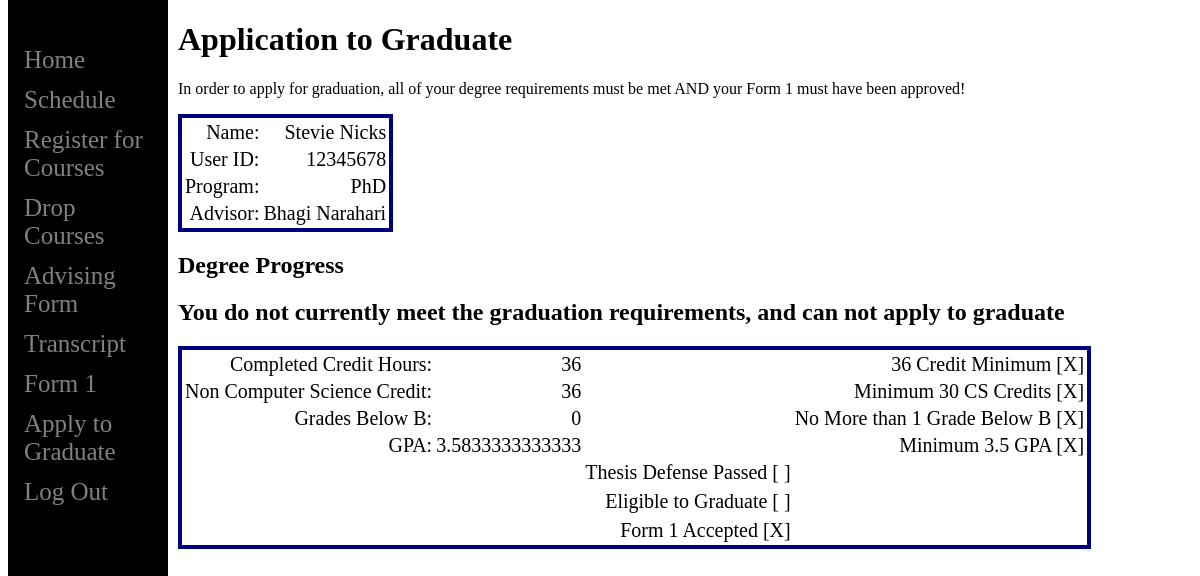
Page /student/graduate.php (signed in) on the committed database.
### tables this page shows
CREATE TABLE student (
  user_id INT(8) ZEROFILL,
  program INT(1),
  thesis INT(1),
  app_to_grad INT(1),
  form1 INT,
  adv_id INT(8) ZEROFILL,
  fname TINYTEXT,
  lname TINYTEXT,
  email TINYTEXT,
  street TINYTEXT,
  city TINYTEXT,
  state TINYTEXT,
  country TINYTEXT,
  ssn TINYTEXT,
  adv_form INT(1),
  reg_hold INT(1),
  PRIMARY KEY (user_id)
);

CREATE TABLE faculty (
  user_id INT(8) ZEROFILL,
  primary_role INT,
  secondary_role INT,
  third_role INT,
  fname TINYTEXT,
  lname TINYTEXT,
  email TINYTEXT,
  street TINYTEXT,
  city TINYTEXT,
  state TINYTEXT,
  country TINYTEXT,

  PRIMARY KEY (user_id)
);

### student/graduate.php (the view, shortened to what this page needs)
<?php
	require "header.php";
?>
<main>
<div class="change-tbl">
<h1>Application to Graduate</h1>
<p>In order to apply for graduation, all of your degree requirements must be met AND your Form 1 must have been approved!</p>
<?php
	$user = $_SESSION['user_id'];
	$user_query = "SELECT * FROM student WHERE user_id=" . $user;
	$run_info_query = mysqli_query($conn, $user_query);
	echo "<table>";
		while($row = mysqli_fetch_assoc($run_info_query)){
			$tr = "<tr>";
			$tr .= "<td>Name:</td><td>{$row['fname']} {$row['lname']}</td>";
			$tr .= "</tr>";
			$tr .= "<tr>";
			$tr .= "<td>User ID:</td><td>{$row['user_id']}</td></tr>";
			$tr .= "<tr><td>Program:</td>";
			if($row['program'] == 1){
				$tr .= "<td>MS</td>";
			}
			else if($row['program'] == 2){
				$tr .= "<td>PhD</td>";
			}
			$tr .="</tr>";
			$tr .="<tr><td>Advisor:</td>";
			if($row['adv_id'] == NULL){
				$tr .="<td>None Assigned</td>";
			}
			else{
				$adv_query = "SELECT * FROM faculty WHERE user_id=" . $row['adv_id'];
				$run_adv_query = mysqli_query($conn, $adv_query);
				$result = mysqli_fetch_assoc($run_adv_query);
				$tr .= "<td>{$result['fname']} {$result['lname']}</td>";
			}
			echo $tr;
		}
	echo "</table>";
	echo "<h2>Degree Progress</h2>";
	$user = $_SESSION['user_id'];
		$info_query = "SELECT * FROM student WHERE user_id=" . $user;
		$run_info_query = mysqli_query($conn, $info_query);
		$result = mysqli_fetch_assoc($run_info_query);
		$prog = $result['program'];
		echo "<table>";
		if($prog == 1){
			$reqs_met = 0;
			$credits = 0;
			$cr_query = "SELECT * FROM enrollment WHERE NOT grade='IP'";
			$cred_row = "<tr>";
			$cred_row .= "<td>Completed Credit Hours:</td>";
				$cred_query = "SELECT SUM(course_credits) as creds FROM enrollment where user_id=" . $user . " AND grade NOT IN ('F','IP')";
				$run_cred_query = mysqli_query($conn, $cred_query);
				$creds = mysqli_fetch_assoc($run_cred_query);
			$cred_row .="<td>{$creds['creds']}</td>";
			if($creds['creds'] >= 30){
				$cred_row .= "<td></td><td>30 Credit Minimum [X]</td>";
				$reqs_met = $reqs_met + 1;
			}
			else{
				$cred_row .="<td></td><td>30 Credit Minimum [ ]</td>";
			}
			$cred_row .="</tr>";
				$non_cs = "SELECT count(*) as non_cs FROM enrollment where user_id=" . $user . " AND NOT course_dept='CSCI'";
				$run_non_cs = mysqli_query($conn, $non_cs);
				$non_cs_result = mysqli_fetch_assoc($run_non_cs);
			$cred_row .="<tr><td>Non Computer Science Courses:</td><td>{$non_cs_result['non_cs']}</td>";
			if($non_cs_result['non_cs'] < 4){
				$cred_row .= "<td></td><td>No More than 3 Non CS Courses [X]</td></tr>";
				$reqs_met = $reqs_met + 1;
			}
			else{
				$cred_row .= "<td></td><td>No More than 3 Non CS Courses [ ]</td></tr>";
			}
				$grades_sub_b = "SELECT count(*) as below_b FROM enrollment where user_id=" .$user. " AND grade IN ('C+','C','F')";
				$run_sub_b = mysqli_query($conn, $grades_sub_b);
				$blw_b_res = mysqli_fetch_assoc($run_sub_b);
			$cred_row .= "<tr><td>Grades Below B:</td><td>{$blw_b_res['below_b']}</td>";
			if($blw_b_res['below_b'] < 3){
				$cred_row .= "<td></td><td>No More than 2 Grades Below B [X]</td></tr>";
				$reqs_met = $reqs_met + 1;
			}
			else{
				$cred_row .= "<td></td><td>No More than 2 Grades Below B [ ]</td></tr>";
			}
				$core_query = "SELECT count(*) as core FROM enrollment WHERE user_id=" . $user . " AND course_dept='CSCI' AND course_num IN (6212,6221,6461) AND grade NOT IN ('F','IP')";
				$run_core = mysqli_query($conn, $core_query);
				$core_done = mysqli_fetch_assoc($run_core);
			$cred_row .= "<tr><td>Core Courses Passed:</td><td>{$core_done['core']}/3</td>";
			if($core_done['core'] == 3){
				$cred_row .= "<td></td><td>All Required Courses Passed [X]</td></tr>";
				$reqs_met = $reqs_met + 1;
			}
			else{
				$cred_row .= "<td></td><td>All Required Courses Passed [ ]</td></tr>";
			}
				$grades_query = "SELECT grade, course_credits  FROM enrollment WHERE user_id=" . $user;
				$run_grades = mysqli_query($conn, $grades_query);
				$grade_pts = 0.0;
				while($gr = mysqli_fetch_assoc($run_grades)){
					if($gr['grade'] == 'A'){
						$grade_pts = $grade_pts + ($gr['course_credits'] * 4.0);
					}
					else if($gr['grade'] == 'A-'){
						$grade_pts = $grade_pts + ($gr['course_credits'] * 3.7);
					}
					else if($gr['grade'] == 'B+'){
						$grade_pts = $grade_pts + ($gr['course_credits'] * 3.3);
					}
					else if($gr['grade'] == 'B'){
						$grade_pts = $grade_pts + ($gr['course_credits'] * 3.0);
					}
					else if($gr['grade'] == 'B-'){
						$grade_pts = $grade_pts + ($gr['course_credits'] * 2.7);
					}
					else if($gr['grade'] == 'C+'){
						$grade_pts = $grade_pts + ($gr['course_credits'] * 2.3);
					}
					else if($gr['grade'] == 'C'){
						$grade_pts = $grade_pts + ($gr['course_credits'] * 2.0);
					}
				}
				$att_cred = "SELECT SUM(course_credits) as creds FROM enrollment where user_id=" . $user . " AND grade NOT IN ('IP')";
				$run_att_cred = mysqli_query($conn, $att_cred);
				$res = mysqli_fetch_assoc($run_att_cred);
				$gpa = 0.0;
				$gpa = $grade_pts / $res['creds'];
			$cred_row .= "<tr><td>GPA:</td><td>$gpa</td>";
			if($gpa >= 3.0){
				$cred_row .= "<td></td><td>Minimum 3.0 GPA [X]</td></tr>";
				$reqs_met = $reqs_met + 1;
			}
			else{
				$cred_row .= "<td></td><td>Minimum 3.0 GPA [ ]</td></tr>";
			}
			if($reqs_met == 5){
				$cred_row .= "<tr></tr><tr><td></td><td></td><td>Eligible to Graduate [X]</td></tr>";
			}
			else{
				$cred_row .= "<tr></tr><tr><td></td><td></td><td>Eligible to Graduate [ ]</td></tr>";
			}
			echo $cred_row;
			if($result['form1'] == 1){
				echo "<tr></tr><tr><td></td><td></td><td>Form 1 Accepted [X]</td></tr>";
			}
			else{
				echo "<tr></tr><tr><td></td><td></td><td>Form 1 Accepted [ ]</td></tr>";
			}
			if($reqs_met == 5 && $result['form1'] == 1){
				echo "<h1>Submit Application to Graduate</h1><form action='' method='post'>
	<table><tr><td>Your University ID</td><td><input type='text' name='user_id'></td></tr>
	<tr><td>Your Password</td><td><input type='password' name='pwd'></td></tr>
	<tr><td><button type='submit' name='submit-grad'>Apply to Graduate</button></td></tr>
	</table></form>";
			}
			else{
				echo "<h2>You do not currently meet the graduation requirements, and can not apply to graduate</h2>";
			}
		}
		else if($prog == 2){
			$reqs_met = 0;
			$cred_row = "<tr>";
			$cred_row .= "<td>Completed Credit Hours:</td>";
				$cred_query = "SELECT SUM(course_credits) as creds FROM enrollment where user_id=" . $user . " AND grade NOT IN ('F','IP')";
				$run_cred_query = mysqli_query($conn, $cred_query);
				$creds = mysqli_fetch_assoc($run_cred_query);
			$cred_row .="<td>{$creds['creds']}</td>";
			if($creds['creds'] >= 36){
				$cred_row .= "<td></td><td>36 Credit Minimum [X]</td>";
				$reqs_met = $reqs_met + 1;
			}
			else{
				$cred_row .="<td></td><td>36 Credit Minimum [ ]</td>";
			}
			$cred_row .="</tr>";
				$non_cs = "SELECT sum(course_credits) as non_cs FROM enrollment where user_id=" . $user . " AND course_dept='CSCI'";
				$run_non_cs = mysqli_query($conn, $non_cs);
				$non_cs_result = mysqli_fetch_assoc($run_non_cs);
			$cred_row .="<tr><td>Non Computer Science Credit:</td><td>{$non_cs_result['non_cs']}</td>";
			if($non_cs_result['non_cs'] > 29){
				$cred_row .= "<td></td><td>Minimum 30 CS Credits [X]</td></tr>";
				$reqs_met = $reqs_met + 1;
			}
			else{
				$cred_row .= "<td></td><td>Minimum 30 CS Credits [ ]</td></tr>";
			}
				$grades_sub_b = "SELECT count(*) as below_b FROM enrollment where user_id=" .$user. " AND grade IN ('C+','C','F')";
				$run_sub_b = mysqli_query($conn, $grades_sub_b);
				$blw_b_res = mysqli_fetch_assoc($run_sub_b);
			$cred_row .= "<tr><td>Grades Below B:</td><td>{$blw_b_res['below_b']}</td>";
			if($blw_b_res['below_b'] < 2){
				$cred_row .= "<td></td><td>No More than 1 Grade Below B [X]</td></tr>";
				$reqs_met = $reqs_met + 1;
			}
			else{
				$cred_row .= "<td></td><td>No More than 1 Grade Below B [ ]</td></tr>";
			}
				$grades_query = "SELECT grade, course_credits  FROM enrollment WHERE user_id=" . $user;
				$run_grades = mysqli_query($conn, $grades_query);
				$grade_pts = 0.0;
				while($gr = mysqli_fetch_assoc($run_grades)){
					if($gr['grade'] == 'A'){
						$grade_pts = $grade_pts + ($gr['course_credits'] * 4.0);
					}
					else if($gr['grade'] == 'A-'){
						$grade_pts = $grade_pts + ($gr['course_credits'] * 3.7);
					}
					else if($gr['grade'] == 'B+'){
						$grade_pts = $grade_pts + ($gr['course_credits'] * 3.3);
					}
					else if($gr['grade'] == 'B'){
						$grade_pts = $grade_pts + ($gr['course_credits'] * 3.0);
					}
				}
				$att_cred = "SELECT SUM(course_credits) as creds FROM enrollment where user_id=" . $user . " AND grade NOT IN ('IP')";
				$run_att_cred = mysqli_query($conn, $att_cred);
				$res = mysqli_fetch_assoc($run_att_cred);
				$gpa = $grade_pts / $res['creds'];
			$cred_row .= "<tr><td>GPA:</td><td>$gpa</td>";
			if($gpa >= 3.5){
				$cred_row .= "<td></td><td>Minimum 3.5 GPA [X]</td></tr>";
				$reqs_met = $reqs_met + 1;
			}
			else{
				$cred_row .= "<td></td><td>Minimum 3.5 GPA [ ]</td></tr>";
			}
			$thesis = $result['thesis'];
			if($thesis == 1){
				$cred_row .= "<tr><td></td>";
				$cred_row .= "<td></td><td>Thesis Defense Passed [X]</td></tr>";
				$reqs_met = $reqs_met + 1;
			}
			else{
				$cred_row .= "<tr><td></td>";
				$cred_row .= "<td></td><td>Thesis Defense Passed [ ]</td></tr>";
			}
			if($reqs_met == 5){
				$cred_row .= "<tr></tr><tr><td></td><td></td><td>Eligible to Graduate [X]</td></tr>";
			}
			else{
				$cred_row .= "<tr></tr><tr><td></td><td></td><td>Eligible to Graduate [ ]</td></tr>";
			}
			echo $cred_row;
			if($result['form1'] == 1){
				echo "<tr></tr><tr><td></td><td></td><td>Form 1 Accepted [X]</td></tr>";
			}
			else{
				echo "<tr></tr><tr><td></td><td></td><td>Form 1 Accepted [ ]</td></tr>";
			}
			if($reqs_met == 5 && $result['form1'] == 1){
				echo "<h1>Submit Application to Graduate</h1><form action='' method='post'>
	<table><tr><td>Your University ID</td><td><input type='text' name='user_id'></td></tr>
	<tr><td>Your Password</td><td><input type='password' name='pwd'></td></tr>
	<tr><td><button type='submit' name='submit-grad'>Apply to Graduate</button></td></tr>
	</table></form>";
			}
	else{
				echo "<h2>You do not currently meet the graduation requirements, and can not apply to graduate</h2>";
			}
		}
		echo "</table>";
?>
</div>
</main>

### student/style.css (style rules this page uses)
body { font-family: "verdana"; }
main { margin-left: 160px; padding: 0px 10px; }
.change-tbl h1, p { text-align:left; }
.change-tbl table { height: 25px; width: auto; font-size: 20px; text-align: center; border: 4px solid navy; vertical-align: center; }
.change-tbl td { text-align:right; }

### rows in the picture
student: fname "Stevie", lname "Nicks", user_id "12345678", program "PhD", faculty.fname "Bhagi", faculty.lname "Narahari"

### other values in the picture
$creds['creds'] "36"
$non_cs_result['non_cs'] "36"
$blw_b_res['below_b'] "0"
$gpa "3.5833333333333"
